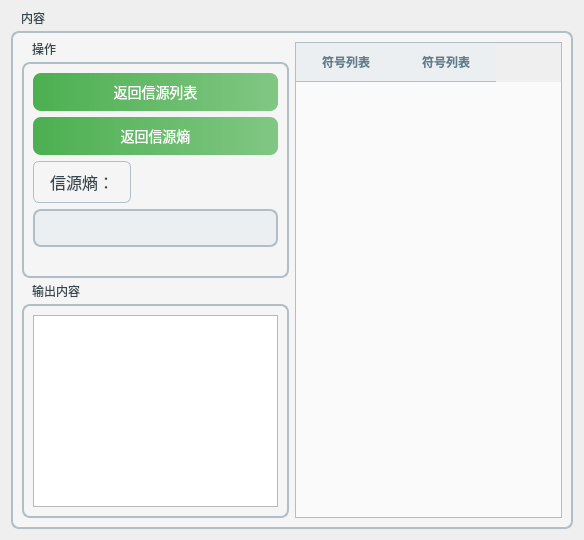
      <widget class="QWidget" name="page_2">
       <layout class="QGridLayout" name="gridLayout">
        <item row="0" column="0">
         <widget class="QGroupBox" name="groupBox_6">
          <property name="styleSheet">
           <string notr="true">/* QGroupBox 的整体样式 */
QGroupBox {
    background-color: #F5F5F5;
    border: 2px solid #B0BEC5;
    border-radius: 8px;
    margin-top: 20px; /* 控制标题距离上方的间距 */
    padding: 0px; /* 内部留出空间 */
}
/* 标题的样式，设置在左上角 */
QGroupBox::title {
    subcontrol-origin: margin;
    subcontrol-position: top left; /* 将标题对齐到左上角 */
    padding: 0 8px; /* 调整标题的内边距 */
    color: #37474F;
    font-size: 16px;
    font-weight: bold;
    background-color: transparent; /* 可选，设置为透明以便更好地融入背景 */
}

/* 鼠标悬停时的边框颜色 */
QGroupBox:hover {
    border: 2px solid #4CAF50;
}

/* QGroupBox 内部 QTableWidget 的样式 */
QGroupBox QTableWidget {
    border: 1px solid #B0BEC5;
    background-color: #FAFAFA;
    gridline-color: #CFD8DC;
    font-size: 14px;
    color: #37474F;
}

/* QTableWidget 的交替行颜色 */
QGroupBox QTableWidget::item {
    background-color: #FFFFFF;
}

QGroupBox QTableWidget::item:alternate {
    background-color: #F5F5F5;
}

/* 鼠标悬停效果 */
QGroupBox QTableWidget::item:hover {
    background-color: #E8F5E9;
}

/* 选中行的样式 */
QGroupBox QTableWidget::item:selected {
    background-color: #4CAF50;
    color: white;
}

/* 表头样式 */
QGroupBox QHeaderView::section {
    background-color: #ECEFF1;
    padding: 8px;
    font-weight: bold;
    color: #607D8B;
    border: none;
    border-bottom: 1px solid #B0BEC5;
}

/* 设置垂直滚动条的样式 */
QGroupBox QScrollBar:vertical {
    border: none;
    background: #E0E0E0;
    width: 8px;
    margin: 22px 0 22px 0;
}

QGroupBox QScrollBar::handle:vertical {
    background: #4CAF50;
    min-height: 20px;
    border-radius: 4px;
}

/* 隐藏滚动条的上下线 */
QGroupBox QScrollBar::add-line:vertical, QGroupBox QScrollBar::sub-line:vertical {
    height: 0px;
    width: 0px;
    subcontrol-origin: margin;
}

QGroupBox QScrollBar::add-page:vertical, QGroupBox QScrollBar::sub-page:vertical {
    background: none;
}
</string>
          </property>
          <property name="title">
           <string>内容</string>
          </property>
          <layout class="QGridLayout" name="gridLayout_6" columnstretch="1,1" rowminimumheight="0,0" columnminimumwidth="0,0">
           <item row="0" column="0">
            <widget class="QGroupBox" name="groupBox_3">
             <property name="title">
              <string>操作</string>
             </property>
             <layout class="QGridLayout" name="gridLayout_13">
              <item row="4" column="0">
               <widget class="QLabel" name="label_5">
                <property name="text">
                 <string/>
                </property>
               </widget>
              </item>
              <item row="2" column="0">
               <widget class="QLabel" name="label_2">
                <property name="styleSheet">
                 <string notr="true">/* QLabel 基本样式 */
QLabel {
    background-color: #F5F5F5;
    color: #37474F;
    font-size: 16px;
    padding: 8px 12px;
    border: 1px solid #B0BEC5;
    border-radius: 6px;
}

/* 鼠标悬停效果 */
QLabel:hover {
    background-color: #E0F7FA;
    color: #00796B;
    border: 1px solid #4CAF50;
}

/* 用于显示标题时的 QLabel 样式 */
QLabel[role=&quot;title&quot;] {
    background-color: transparent;
    color: #37474F;
    font-size: 20px;
    font-weight: bold;
    padding: 0;
    border: none;
}

/* 用于显示错误信息时的 QLabel 样式 */
QLabel[role=&quot;error&quot;] {
    background-color: #FFEBEE;
    color: #D32F2F;
    border: 1px solid #D32F2F;
    padding: 8px 12px;
    border-radius: 6px;
}
</string>
                </property>
                <property name="text">
                 <string>信源熵：</string>
                </property>
               </widget>
              </item>
              <item row="2" column="1">
               <spacer name="horizontalSpacer">
                <property name="orientation">
                 <enum>Qt::Horizontal</enum>
                </property>
                <property name="sizeHint" stdset="0">
                 <size>
                  <width>40</width>
                  <height>20</height>
                 </size>
                </property>
               </spacer>
              </item>
              <item row="1" column="0" colspan="2">
               <widget class="QPushButton" name="pushButton_4">
                <property name="styleSheet">
                 <string notr="true">QPushButton {
    background-color: qlineargradient(spread:pad, x1:0, y1:0, x2:1, y2:0, stop:0 #4CAF50, stop:1 #81C784);
    color: white;
    font-size: 14px;
    border-radius: 8px;
    padding: 8px 16px;
}

QPushButton:hover {
    background-color: #66BB6A;
}

QPushButton:pressed {
    background-color: #388E3C;
}</string>
                </property>
                <property name="text">
                 <string>返回信源熵</string>
                </property>
               </widget>
              </item>
              <item row="0" column="0" colspan="2">
               <widget class="QPushButton" name="pushButton_7">
                <property name="styleSheet">
                 <string notr="true">QPushButton {
    background-color: qlineargradient(spread:pad, x1:0, y1:0, x2:1, y2:0, stop:0 #4CAF50, stop:1 #81C784);
    color: white;
    font-size: 14px;
    border-radius: 8px;
    padding: 8px 16px;
}

QPushButton:hover {
    background-color: #66BB6A;
}

QPushButton:pressed {
    background-color: #388E3C;
}</string>
                </property>
                <property name="text">
                 <string>返回信源列表</string>
                </property>
               </widget>
              </item>
              <item row="3" column="0" colspan="2">
               <widget class="QLineEdit" name="lineEdit_3">
                <property name="styleSheet">
                 <string notr="true">QLineEdit {
    border: 2px solid #B0BEC5;
    border-radius: 8px;
    padding: 8px;
    font-size: 14px;
    color: #37474F;
    background-color: #ECEFF1;
}

QLineEdit:focus {
    border-color: #4CAF50;
    background-color: #FFFFFF;
}
</string>
                </property>
               </widget>
              </item>
             </layout>
            </widget>
           </item>
           <item row="0" column="1" rowspan="2">
            <widget class="QTableWidget" name="tableWidget">
             <column>
              <property name="text">
               <string>符号列表</string>
              </property>
              <property name="font">
               <font>
                <weight>75</weight>
                <bold>true</bold>
               </font>
              </property>
             </column>
             <column>
              <property name="text">
               <string>符号列表</string>
              </property>
              <property name="font">
               <font>
                <weight>75</weight>
                <bold>true</bold>
               </font>
              </property>
             </column>
            </widget>
           </item>
           <item row="1" column="0">
            <widget class="QGroupBox" name="groupBox_7">
             <property name="title">
              <string>输出内容</string>
             </property>
             <layout class="QGridLayout" name="gridLayout_7">
              <item row="0" column="0">
               <widget class="QPlainTextEdit" name="plainTextEdit"/>
              </item>
             </layout>
            </widget>
           </item>
          </layout>
         </widget>
        </item>
       </layout>
      </widget>
